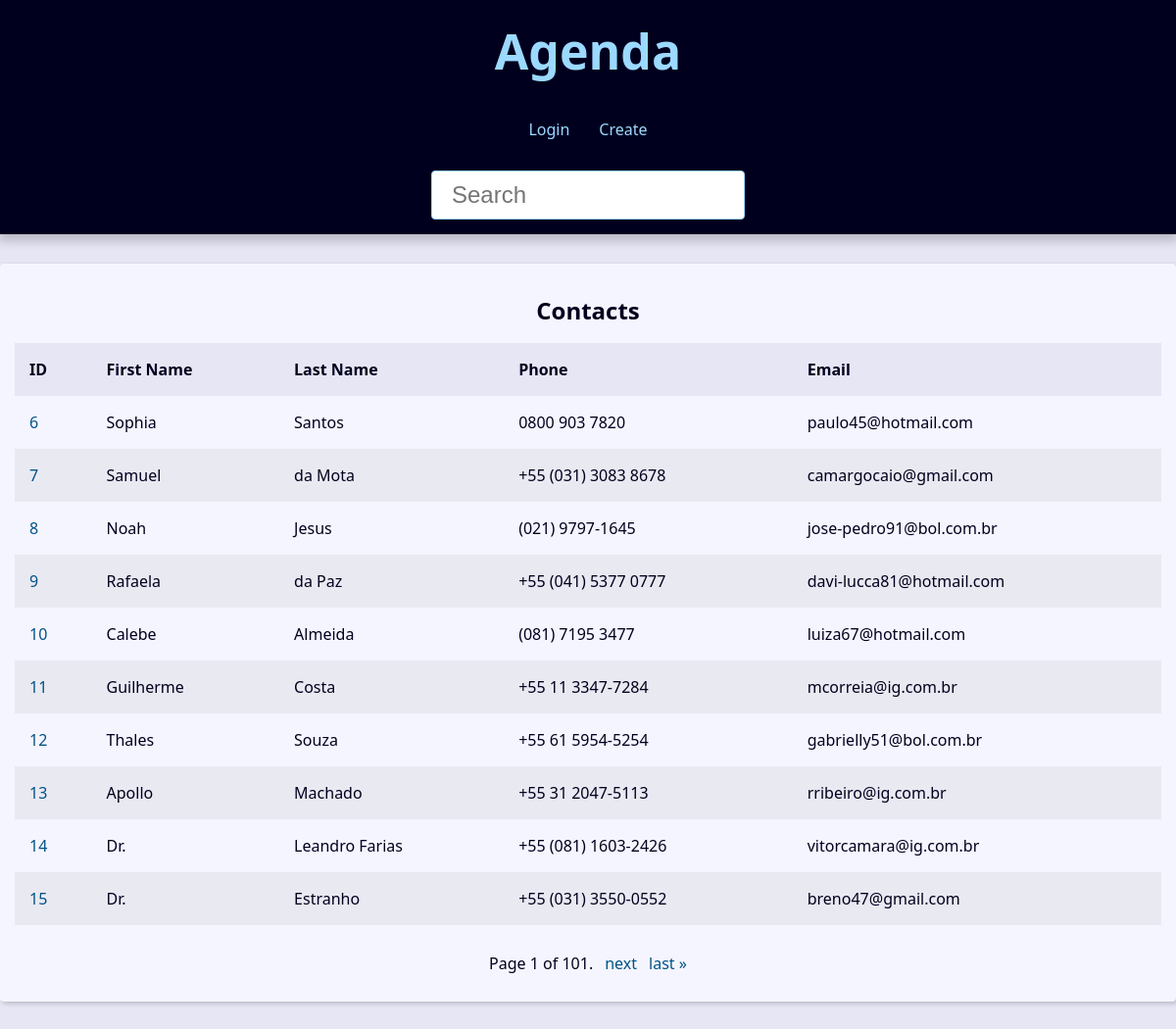
The page / on the database its author committed.
### contact/models.py (models this page shows, shortened)
class Contact(models.Model):
    first_name = models.CharField(max_length=50)
    last_name = models.CharField(max_length=50, blank=True)
    phone = models.CharField(max_length=50)
    email = models.EmailField(max_length=254, blank=True)
    created_date = models.DateTimeField(default=timezone.now)
    description = models.TextField(blank=True)
    show = models.BooleanField(default=True)
    picture = models.ImageField(blank=True, upload_to='pictures/%Y/%m/')
    category = models.ForeignKey(Category, on_delete=models.SET_NULL, blank=True,null=True)
    owner = models.ForeignKey(User, on_delete=models.SET_NULL, blank=True,null=True)

### contact/views/contact_views.py (the view)
# urls.py: path('', views.index, name="index"),
def index(request):
    contact = Contact.objects.filter(show=True).order_by('id')
    paginator = Paginator(contact, 10)
    page_number = request.GET.get("page")
    page_obj = paginator.get_page(page_number)
    context = {
        'page_obj': page_obj,
        'site_title': 'Contatos - '
    }
    return render(
        request,
        'contact/index.html',
        context,
        )

### contact/templates/contact/index.html (shortened to what this page needs)
{% extends "global/base.html" %}
{% block content %}
{% if page_obj %}
    <div class='responsive-table'>
        <table class='contacts-table'>
            <caption class="table-caption">Contacts</caption>
            <theade>
                <tr class="table-row table-row-header">
                    <th class="table-header">ID</th>
                    <th class="table-header">First Name</th>
                    <th class="table-header">Last Name</th>
                    <th class="table-header">Phone</th>
                    <th class="table-header">Email</th>
                </tr>
            <tbody>
                {% for contact in page_obj %}
                <tr class="table-row">
                    <td class="table-cel">
                        <a class="table-link"
                        href="{% url "contact:contact" contact.id %}">
                            {{contact.id}}
                        </a>
                    </td>
                    <td class="table-cel">
                        {{contact.first_name}}
                    </td>
                    <td class="table-cel">
                        {{contact.last_name}}
                    </td>
                    <td class="table-cel">
                        {{contact.phone}}
                    </td>
                    <td class="table-cel">
                        {{contact.email}}
                    </td>
                </tr>
                {% endfor %}
            </tbody>
        </table>
    </div>
{% else %}
    <div class="single-contact">
        <h1 class="single-contact-name">
            Nenhum contato foi encontrado.
        </h1>
    </div>
{% endif %}
{% endblock content%}

### base_templates/global/base.html (shortened to what this page needs)
<!DOCTYPE html>
<html lang="en">
  <head>
    {% include "global/partials/_head.html" %}
  </head>
  <body>
    {% include "global/partials/_header.html" %}
    <main class="content">
      {% block content %}{% endblock content %}
      {% include "global/partials/_pagination.html" %}
    </main>
  </body>
</html>

### base_templates/global/partials/_head.html (shortened to what this page needs)
{% load static %}
<link rel="stylesheet" href="{% static 'global/css/style.css' %}" />

### base_templates/global/partials/_header.html
<header class="header">
    <h1 class="header-heading">
      <a href="{% url "contact:index" %}" class="header-link"> Agenda </a>
    </h1>
    <nav class="menu">
      <ul class="menu-list">
        {% if user.is_authenticated %}
          <li class="menu-i'tem">
            <a href="{% url 'contact:create' %}" class="menu-link">Create</a>
          </li>
          <li class="menu-i'tem">
            <a href="{% url 'contact:user_update' %}" class="menu-link">Profile</a>
          </li>
          <li class="menu-i'tem">
            <a href="{% url 'contact:logout' %}" class="menu-link">Logout</a>
          </li>
        {% else %}
          <li class="menu-i'tem">
            <a href="{% url 'contact:login' %}" class="menu-link">Login</a>
          </li>
          <li class="menu-i'tem">
            <a href="{% url 'contact:register' %}" class="menu-link">Create</a>
          </li>
        {% endif %}
      </ul>
    </nav>
    <div class="search">
      <form
      action="{% url 'contact:search' %}"
      method="GET"
    >
      <input
        type="search"
        class="search-input"
        placeholder="Search"
        id="search"
        name="q"
        value='{{search_value}}'
      >
    </form>
    </div>
</header>

### base_templates/global/partials/_pagination.html (shortened to what this page needs)
{% if page_obj %}
    <div class="pagination">
    <span class="step-links">
        <span class="current">
        Page {{ page_obj.number }} of {{ page_obj.paginator.num_pages }}.
        </span>
        {% if page_obj.has_next %}
        <a href="?page={{ page_obj.next_page_number }}&q={{ request.GET.q.strip }}">next</a>
        <a href="?page={{ page_obj.paginator.num_pages }}&q={{ request.GET.q.strip }}">last &raquo;</a>
        {% endif %}
    </span>
    </div>
{% endif %}

### base_static/global/css/style.css (style rules this page uses)
:root { --spacing: 1.5rem; --link-dark-color: rgb(0, 83, 134); --link-light-color: rgb(156, 217, 255); --clr-white: rgb(245, 245, 255); --clr-black: rgb(0, 0, 30); --clr-light-gray: rgb(230, 230, 245); --clr-dark-shadow-5: rgba(0, 0, 10, 5%); --clr-dark-shadow-10: rgba(0, 0, 10, 10%); --clr-dark-shadow-20: rgba(0, 0, 10, 20%); --clr-light-shadow-5: rgba(200, 200, 255, 5%); --clr-light-shadow-10: rgba(200, 200, 255, 10%); --clr-light-shadow-20: rgba(200, 200, 255, 20%); --main-page-width: 120rem; --table-min-width: 60rem; --biggest-font-size: 5rem; --bigger-font-size: 4rem; --big-font-size: 3.2rem; --medium-font-size: 2.4rem; --small-font-size: 1.6rem; --smaller-font-size: 1.4rem; --smallest-font-size: 1.2rem; --transition-fast: 300ms; --transition-medium: 600ms; --transition-slow: 1s; --default-border-radius: 4px; }
*, *::before, *::after { margin: 0; padding: 0; box-sizing: border-box; }
html { font-size: 62.5%; }
body { font-family: system-ui, -apple-system, BlinkMacSystemFont, "Segoe UI", Roboto, Oxygen, Ubuntu, Cantarell, "Open Sans", "Helvetica Neue", sans-serif; line-height: 1.5; font-size: var(--small-font-size); color: var(--clr-black); -webkit-font-smoothing: antialiased; background: var(--clr-light-gray); }
.header { background: var(--clr-black); padding: var(--spacing); box-shadow: 0 5px 10px 2px var(--clr-dark-shadow-20); z-index: 1; position: relative; }
.header-heading { font-size: var(--biggest-font-size); text-align: center; }
.header-link { color: var(--link-light-color); text-decoration: none; transition: filter var(--transition-fast) ease-in-out; }
.menu { margin: var(--spacing); }
.menu-list { list-style: none; display: flex; justify-content: center; flex-flow: row wrap; }
.menu-link { display: block; padding: var(--spacing); color: var(--link-light-color); text-decoration: none; transition: background-color var(--transition-fast) ease-in-out; border-radius: var(--default-border-radius); }
.content { max-width: var(--main-page-width); margin: calc(var(--spacing) * 2) auto; padding: var(--spacing); background: var(--clr-white); box-shadow: 2px 2px 5px var(--clr-dark-shadow-20); border-radius: var(--default-border-radius); }
.responsive-table { width: 100%; overflow-x: auto; }
.contacts-table { width: 100%; min-width: var(--table-min-width); border-collapse: collapse; }
.table-caption { font-size: var(--medium-font-size); font-weight: bold; padding: var(--spacing); }
.table-row { text-align: left; text-overflow: ellipsis; transition: background-color var(--transition-fast) ease-in-out; }
.table-row:nth-of-type(2n) { background: var(--clr-dark-shadow-5); }
.table-row-header { background: var(--clr-light-gray); color: var(--clr-black); }
.table-cel, .table-header { padding: var(--spacing); }
.table-link { color: var(--link-dark-color); transition: color var(--transition-fast) ease-in-out; text-decoration: none; }
.pagination { margin-top: var(--spacing); display: flex; justify-content: center; padding: calc(var(--spacing) * 0.8); font-size: var(--small-font-size); }
.pagination .step-links { display: flex; gap: calc(var(--spacing) * 0.8); }
.pagination .step-links a { color: var(--link-dark-color); transition: color var(--transition-fast) ease-in-out; text-decoration: none; display: block; }
.search { display: flex; justify-content: center; }
.search-input { font-size: var(--medium-font-size); padding: 1rem 2rem; width: 100%; max-width: 32rem; border-radius: var(--default-border-radius); border: 1px solid var(--link-light-color); }

### rows shown on the page
Contact: id "6", first_name "Sophia", last_name "Santos", phone "0800 903 7820", email "paulo45@hotmail.com"
Contact: id "7", first_name "Samuel", last_name "da Mota", phone "+55 (031) 3083 8678", email "camargocaio@gmail.com"
Contact: id "8", first_name "Noah", last_name "Jesus", phone "(021) 9797-1645", email "jose-pedro91@bol.com.br"
Contact: id "9", first_name "Rafaela", last_name "da Paz", phone "+55 (041) 5377 0777", email "davi-lucca81@hotmail.com"
Contact: id "10", first_name "Calebe", last_name "Almeida", phone "(081) 7195 3477", email "luiza67@hotmail.com"
Contact: id "11", first_name "Guilherme", last_name "Costa", phone "+55 11 3347-7284", email "mcorreia@ig.com.br"
Contact: id "12", first_name "Thales", last_name "Souza", phone "+55 61 5954-5254", email "gabrielly51@bol.com.br"
Contact: id "13", first_name "Apollo", last_name "Machado", phone "+55 31 2047-5113", email "rribeiro@ig.com.br"
Contact: id "14", first_name "Dr.", last_name "Leandro Farias", phone "+55 (081) 1603-2426", email "vitorcamara@ig.com.br"
Contact: id "15", first_name "Dr.", last_name "Estranho", phone "+55 (031) 3550-0552", email "breno47@gmail.com"

### other values the page prints
{{ page_obj.number }} "1"
{{ page_obj.paginator.num_pages }} "101"
